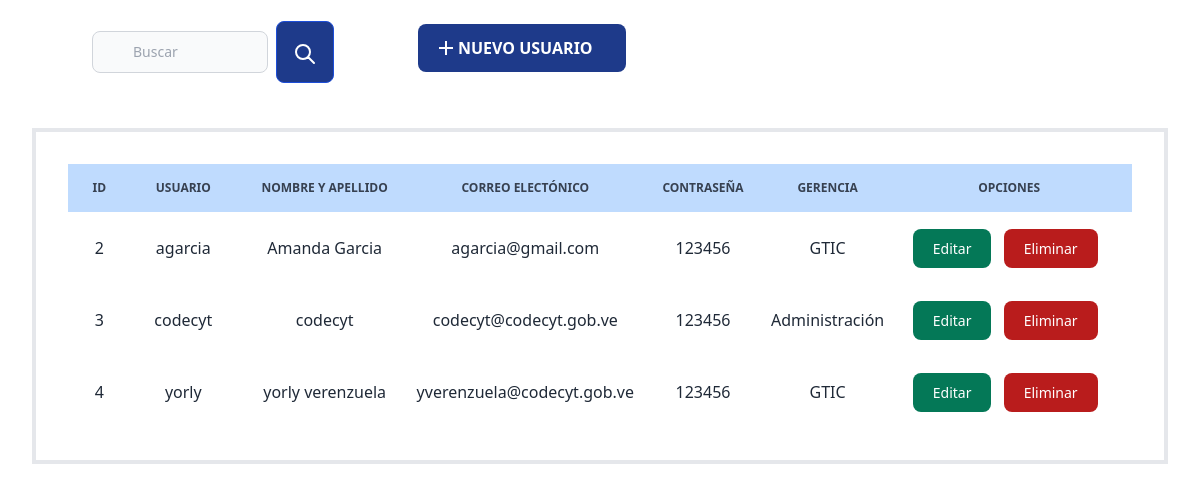
The page /editar-usuario.php on the database as committed earlier.
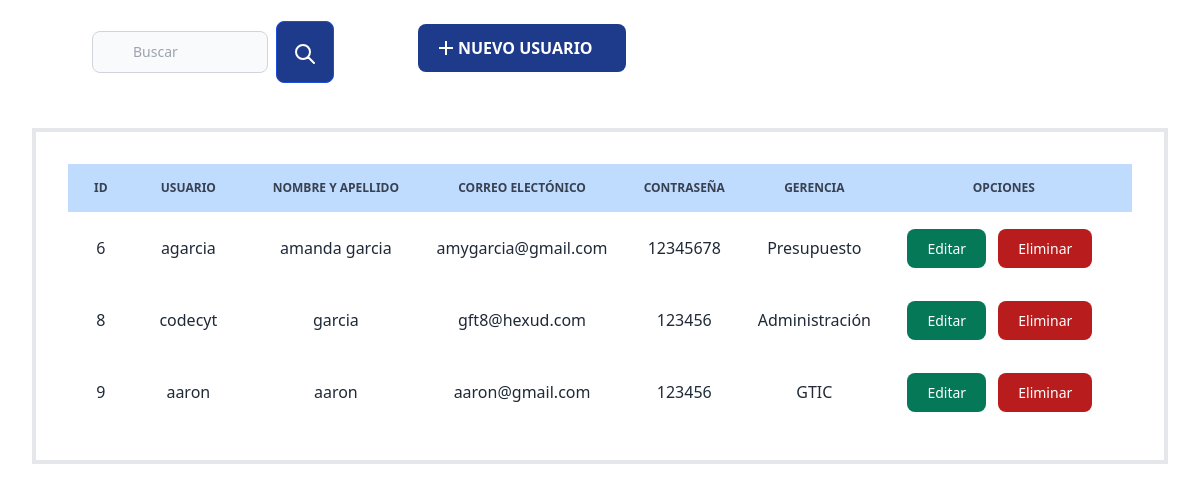
The same page on the database as committed later.
### tables this page shows
CREATE TABLE `usuario` (
  `IdUsuarios` int NOT NULL,
  `NombreCompleto` varchar(500) DEFAULT NULL,
  `Usuarios` varchar(100) NOT NULL,
  `email` varchar(255) NOT NULL,
  `Clave` varchar(255) DEFAULT NULL,
  `Fecha` datetime NOT NULL,
  `IdPermisos` int NOT NULL
);

CREATE TABLE `permisos` (
  `IdPermisos` int NOT NULL,
  `Gerencias` varchar(500) DEFAULT NULL
);

### php/tabla.php (the view, shortened to what this page needs)
<!DOCTYPE html>
<html lang="es">
<head>
    <link rel="stylesheet" href="https://cdnjs.cloudflare.com/ajax/libs/tailwindcss/2.2.19/tailwind.min.css">
</head>
<body>
<div class=" max-w-fit	p-8 my-10 ">
<div class=" max-w-fit	p-8 my-10  border-4">
<?php
include "conexion.php";
$sql1= "SELECT usuario.IdUsuarios, usuario.Usuarios, usuario.NombreCompleto, usuario.email, usuario.Clave, permisos.Gerencias, permisos.IdPermisos FROM usuario, permisos WHERE (usuario.IdPermisos = permisos.IdPermisos)  order by IdUsuarios";
$query = $con->query($sql1);
?>
<?php if($query->num_rows>0):?>
	<table class='w-full text-gray-800 dark:text-gray-400 border-solid border-gray-600' >
<thead class='text-xs text-gray-700 uppercase bg-blue-200 dark:bg-gray-700 dark:text-gray-400'>
	<tr>
	<th scope='col' class='py-4 px-6 text-center'>ID</th>
	<th scope='col' class='py-4 px-6 text-center'>USUARIO</th>
	<th scope='col' class='py-4 px-6 text-center'>NOMBRE Y APELLIDO</th>
	<th scope='col' class='py-4 px-6 text-center'>CORREO ELECTÓNICO</th>
	<th scope='col' class='py-4 px-6 text-center'>CONTRASEÑA</th>
	<th scope='col' class='py-4 px-6 text-center'>GERENCIA</th>
	<th  colspan='2' scope='col' class='py-3 px-6 text-center'>OPCIONES</th>
	</tr>
	</thead>
<?php while ($r=$query->fetch_array()):?>
<tr class='py-3 px-6'>
<tbody>
	<td class='text-center py-4'><?php echo $r["IdUsuarios"]; ?></td>
	<td class='text-center py-4'><?php echo $r["Usuarios"]; ?></td>
	<td class='text-center py-4'><?php echo $r["NombreCompleto"]; ?></td>
	<td class='text-center py-4'><?php echo $r["email"]; ?></td>
	<td class='text-center py-4'><?php echo $r["Clave"]; ?></td>
	<td class='text-center py-4'><?php echo $r["Gerencias"]; ?></td>
	<td td colspan='2' scope='col'  class='py-6 px-6 text-center'>
		<a href="./editar.php?IdUsuarios=<?php echo $r["IdUsuarios"];?>" class="focus:outline-none text-white bg-green-700 hover:bg-green-800 focus:ring-4 focus:ring-green-300 font-medium rounded-lg text-sm px-5 py-2.5 mr-2 mb-2 dark:bg-green-600 dark:hover:bg-green-700 dark:focus:ring-green-800'">Editar</a>
		<a href='./eliminar.php?IdUsuarios="<?php echo $r['IdUsuarios'];?>"' class='focus:outline-none text-white bg-red-700 hover:bg-red-800 focus:ring-4 focus:ring-red-300 font-medium rounded-lg text-sm px-5 py-2.5 mr-2 mb-2 dark:bg-red-600 dark:hover:bg-red-700 dark:focus:ring-red-900'>Eliminar</a>
	</td>
</tr>
<?php endwhile;?>
</table>
<?php else:?>
	<p class="">No hay resultados</p>
<?php endif;?>
</div>
</div>
</body>
</html>

Rows that differ between the two databases and show on the page:
removed usuario: IdUsuarios "2", Usuarios "agarcia", NombreCompleto "Amanda Garcia", email "agarcia@gmail.com", Clave "123456", IdPermisos.Gerencias "GTIC"
removed usuario: IdUsuarios "3", Usuarios "codecyt", NombreCompleto "codecyt", email "codecyt@codecyt.gob.ve", Clave "123456", IdPermisos.Gerencias "Administración"
removed usuario: IdUsuarios "4", Usuarios "yorly", NombreCompleto "yorly verenzuela", email "yverenzuela@codecyt.gob.ve", Clave "123456", IdPermisos.Gerencias "GTIC"
added usuario: IdUsuarios "6", Usuarios "agarcia", NombreCompleto "amanda garcia", email "amygarcia@gmail.com", Clave "12345678", IdPermisos.Gerencias "Presupuesto"
added usuario: IdUsuarios "8", Usuarios "codecyt", NombreCompleto "garcia", email "gft8@hexud.com", Clave "123456", IdPermisos.Gerencias "Administración"
added usuario: IdUsuarios "9", Usuarios "aaron", NombreCompleto "aaron", email "aaron@gmail.com", Clave "123456", IdPermisos.Gerencias "GTIC"
